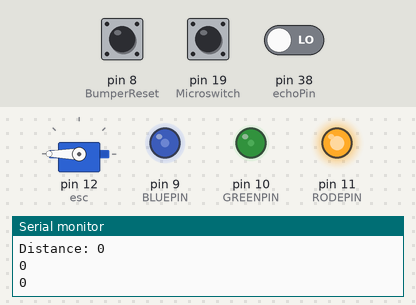
Bench run of a sketch on a simulated Arduino Mega 2560, built with avr-gcc and run on an emulated ATmega2560. On the bench: servo, output pins drawn as LEDs (lit = HIGH), the last lines printed to the serial monitor. The inputs (shaded band) are chosen by the test bench; at power-on: pin 8 (BumperReset) LOW, pin 19 (Microswitch) HIGH, pin 38 (echoPin) LOW. Pins used as bus, display or sensor lines are not drawn.

Above: at 1.2 s.
1.3 s: pin 8 (BumperReset) pulled HIGH for 1 s
At 2.7 s:
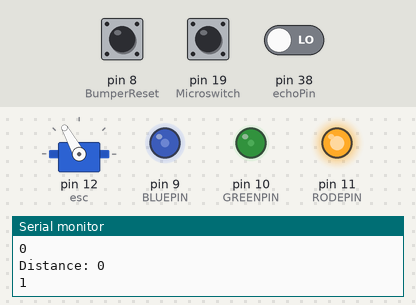
4.7 s: pin 8 (BumperReset) pulled HIGH for 3.2 s
At 9.2 s:
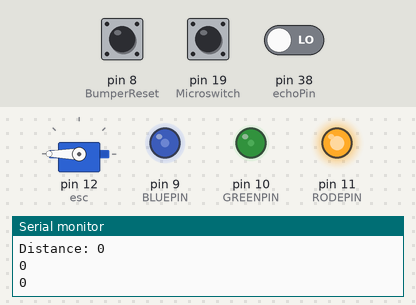
Timing chart, 0 to 10.7 s (numbered marks = the images above; inputs shaded):
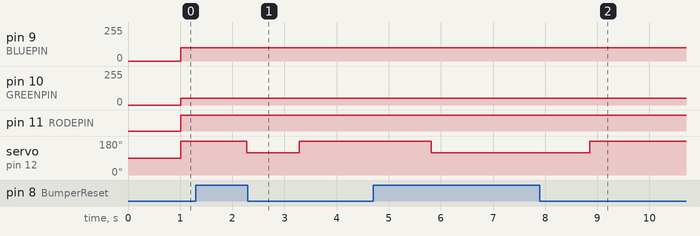

Measured:
- after the input at 1.3 s, servo on pin 12 (esc): 180° → 119° after 0.98 s, → 180° 1.0 s later
- after the input at 4.7 s, servo on pin 12 (esc): 180° → 119° after 1.1 s, → 180° 3.0 s later

The sketch:

Ultrasoon.ino
```cpp
#include <Servo.h>

//--------------------------------------------------------------------------------------------------------------------------
Servo esc;
unsigned long PulseTime = 0;
int MicroswitchMEM = 0;  // Geheugen om de stand van de Microswitch te onthouden
int Microswitch = 19;     // De microswitch zit aangesloten op PIN 2
int BumperReset = 8;     // De reset voor de bumper zit aangesloten op PIN 3
int BLUEPIN = 9;         // Blauw zit aangesloten op PIN 9
int GREENPIN = 10;       // Groen zit aangesloten op PIN 10
int RODEPIN = 11;        // Rood zit aangesloten op PIN 11
const int trigPin = 37;  // Trig zit aangesloten op PIN 12
const int echoPin = 38;  // Echo zit aangesloten op PIN 13
const int Start_knop  = 8;
int Start_MEM   = 0;


long duration;  // Tijd in microsecondes gedetecteerd door de ultrasoon sensor
int distance;   // De afstand in cm van de ultrasoon sensor tot het gedetecteerde voorwerp


void setup() {
  pinMode(Start_knop, INPUT);
  pinMode(Microswitch, INPUT_PULLUP);  // Veranderd de Microswitch naar een Input
  pinMode(BumperReset, INPUT);         // veranderd de BumperReset knop naar een Input
  pinMode(trigPin, OUTPUT);            // Veranderd de trigPin naar een Output
  pinMode(echoPin, INPUT);             // Veranderd de echoPin naar een Input
  Serial.begin(9600);                  // Starts the serial communication
  esc.attach(12);
}

//--------------------------------------------------------------------------------------------------------------------------
void loop() {

  // ULTRASOON GEDEELTE


  digitalWrite(trigPin, LOW);  // Schakelt de trigPin uit
  delay(2);
  digitalWrite(trigPin, HIGH);  // Schakelt de trigPin aan voor 10 micro secondes
  delay(10);
  digitalWrite(trigPin, LOW);
  duration = pulseIn(echoPin, HIGH);  // Leest de echoPin van de ultrasoon sensor, dit is gelijk aan de de tijd van de geluidsgolf in microsecondes
  distance = duration * 0.034 / 2;    // Het omrekenen van duration naar afstand in cm
  Serial.print("Distance: ");         // Geeft de afstand weer op de Serial Monitor
  Serial.println(distance);
  Serial.println(MicroswitchMEM);


  //--------------------------------------------------------------------------------------------------------------------------
  // RESPONSE GEDEELTE

  if (digitalRead(Microswitch) == HIGH) {  // Schakelt de rode Leds in en de blauwe Leds uit als de gemeten afstand lager dan 30 is
    GeleLeds();
    MicroswitchMEM = 1;
    Start_MEM = 0;
  } else if (MicroswitchMEM == 0) {
    GroeneLeds();
  }

  if (distance < 30) {  // Schakelt de rode Leds in en de blauwe Leds uit als de gemeten afstand lager dan 30 is
    GeleLeds();
    MicroswitchMEM = 1;
    Start_MEM = 0;


  } else if (MicroswitchMEM == 0) {
    GroeneLeds();
  }

  if (MicroswitchMEM == 1 && digitalRead(BumperReset) == HIGH) {
    MicroswitchMEM = 0;
  }

  //--------------------------------------------------------------------------------------------------------------------------
  // Start/stop cyclus

  if (digitalRead(BumperReset) == HIGH) {
  Start_MEM = 1;
  }

  // einde Start/stop cyclus
  //--------------------------------------------------------------------------------------------------------------------------
  // Motor aan stuur gedeelte


if (Start_MEM == 1 ) {
  esc.writeMicroseconds(1770);
  }
else if (Start_MEM == 0  ) {
  esc.writeMicroseconds(2400);
  Serial.println(Start_MEM);
  delay(250);
  }


  // einde void loop
}
  //--------------------------------------------------------------------------------------------------------------------------


void BlueLeds() {
  analogWrite(BLUEPIN, 255);
  analogWrite(GREENPIN, 0);
  analogWrite(RODEPIN, 0);
}
void GroeneLeds() {
  analogWrite(BLUEPIN, 0);
  analogWrite(GREENPIN, 255);
  analogWrite(RODEPIN, 0);
}

void GeleLeds () {
  analogWrite(RODEPIN, 255);
  analogWrite(GREENPIN, 50);
  analogWrite(BLUEPIN, 100);
}
```
